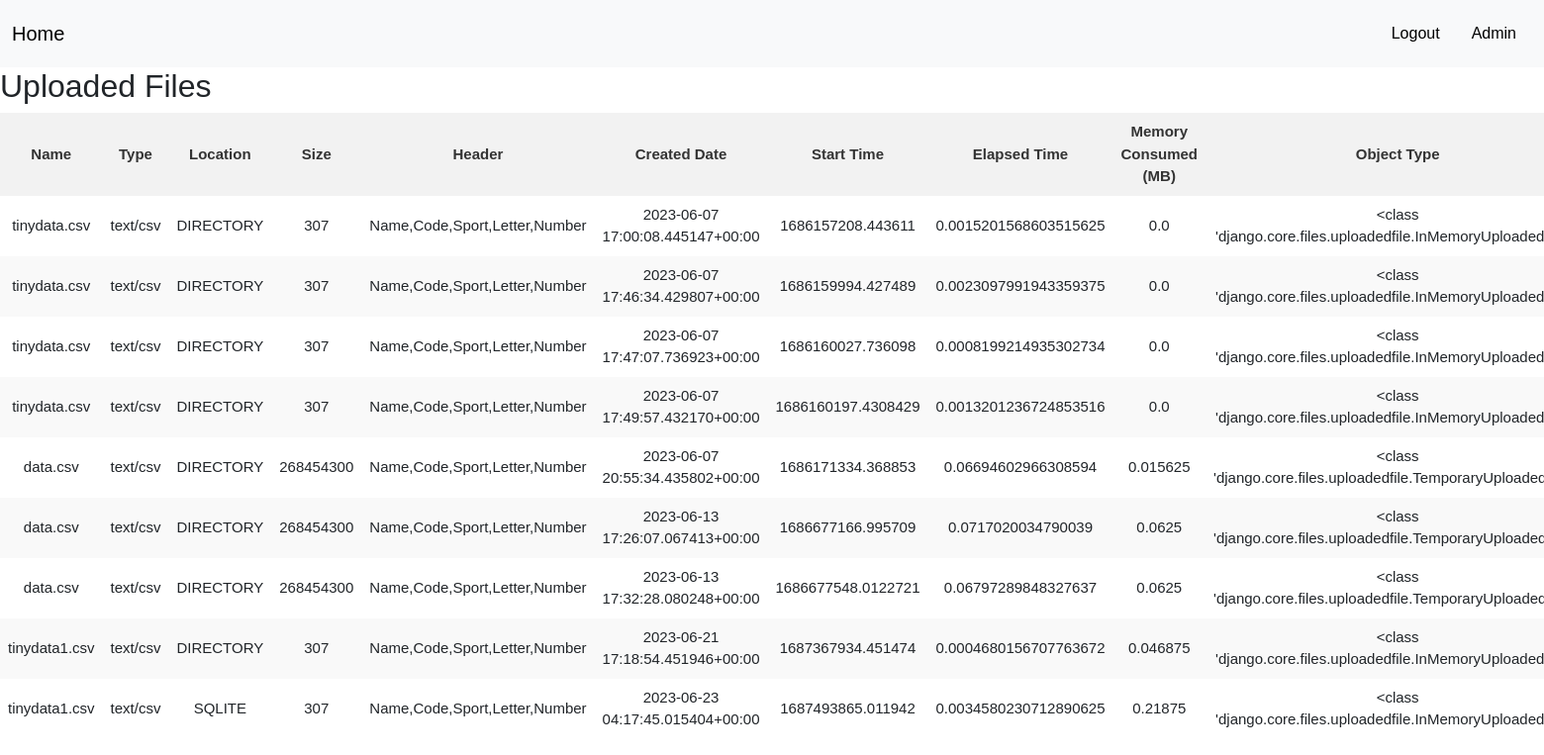
Page /timer/files/ (signed in) on the earlier database version.
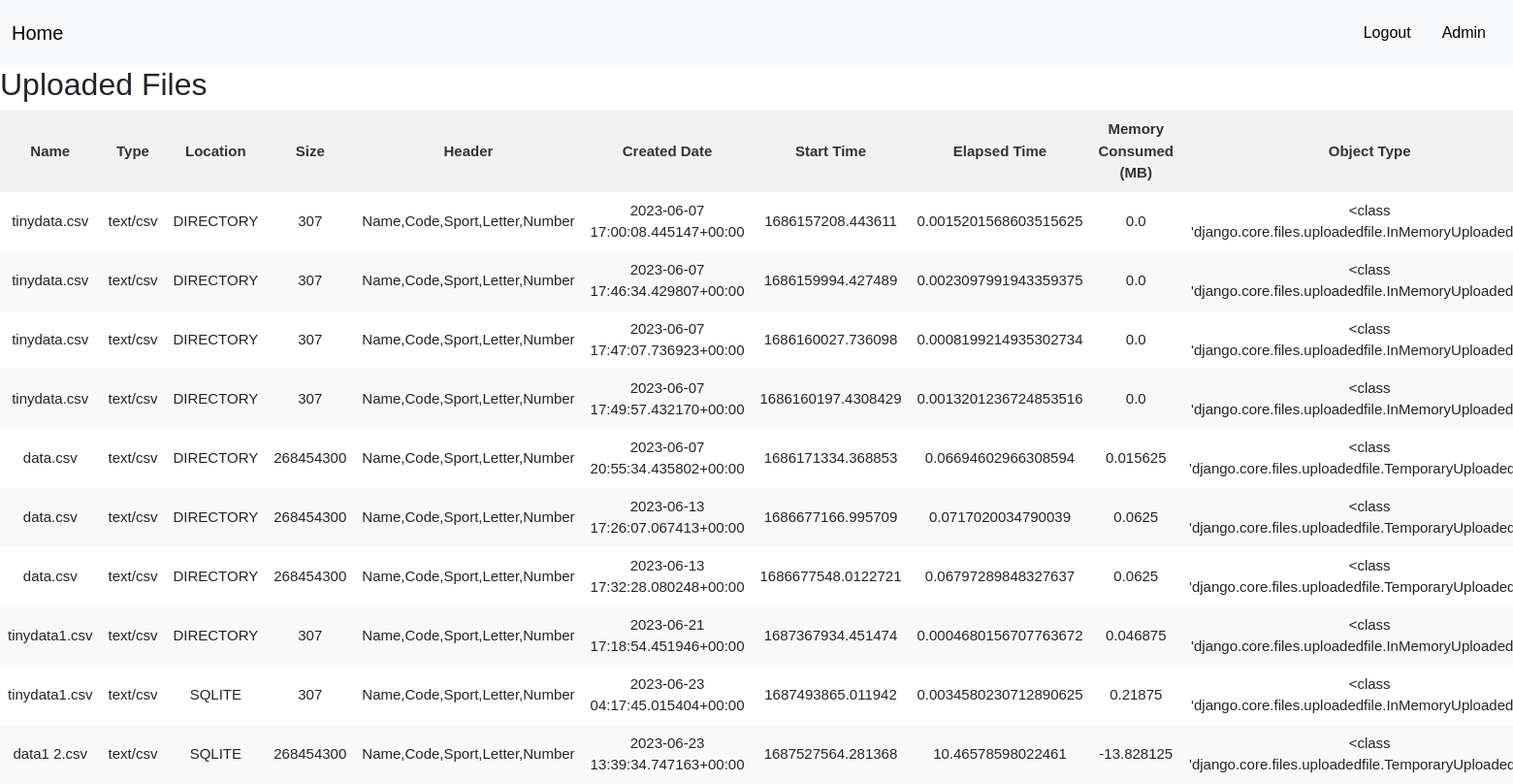
Same page on the later database version.
### apps/timer/models.py (models this page shows, shortened)
class Upload(models.Model):
    file_name = models.CharField(max_length=255, default='')
    file_type = models.CharField(max_length=50, default='')
    load_type = models.CharField(max_length=50, default='')
    file_size = models.BigIntegerField(default=0)
    header = models.CharField(max_length=255, default='')
    create_date = models.CharField(max_length=255, default='')
    start_time = models.FloatField(default=0.0)
    elapsed_time = models.FloatField(default=0.0)
    memory_consumed = models.FloatField(default=0.0)
    file_obj_type = models.CharField(max_length=255, default='')

### apps/timer/views.py (the view)
# urls.py: path('files/', views.file_list, name='file_list'),
@login_required(login_url='login')
def file_list(request):
    files = Upload.objects.all()
    return render(request, 'file_list.html', {'files': files})

### templates/file_list.html (shortened to what this page needs)
{% extends "base.html" %}
{% load static %}
{% block content %}
<!DOCTYPE html>
<html>
<head>
    <link rel="stylesheet" type="text/css" href="{% static 'styles.css' %}">
</head>
<body>
	<h2 class="title">Uploaded Files</h2>
	<table>
	    <thead>
		<tr>
		    <th>Name</th>
		    <th>Type</th>
		    <th>Location</th>
		    <th>Size</th>
		    <th>Header</th>
		    <th>Created Date</th>
		    <th>Start Time</th>
		    <th>Elapsed Time</th>
		    <th>Memory Consumed (MB)</th>
		    <th>Object Type</th>
		</tr>
	    </thead>
	    <tbody>
		{% for file in files %}
		    <tr>
			<td>{{ file.file_name }}</td>
			<td>{{ file.file_type }}</td>
			<td>{{ file.load_type }}</td>
			<td>{{ file.file_size }}</td>
			<td>{{ file.header }}</td>
			<td>{{ file.create_date }}</td>
			<td>{{ file.start_time }}</td>
			<td>{{ file.elapsed_time }}</td>
			<td>{{ file.memory_consumed }}</td>
			<td>{{ file.file_obj_type }}</td>
		    </tr>
		{% endfor %}
	    </tbody>
	</table>
</body>
</html>
{% endblock %}

Differences in the rows shown:
added Upload: file_name "data1 2.csv", file_type "text/csv", load_type "SQLITE", file_size "268454300", header "Name,Code,Sport,Letter,Number", create_date "2023-06-23 13:39:34.747163+00:00", start_time "1687527564.281368", elapsed_time "10.46578598022461", memory_consumed "-13.828125", file_obj_type "<class…"
